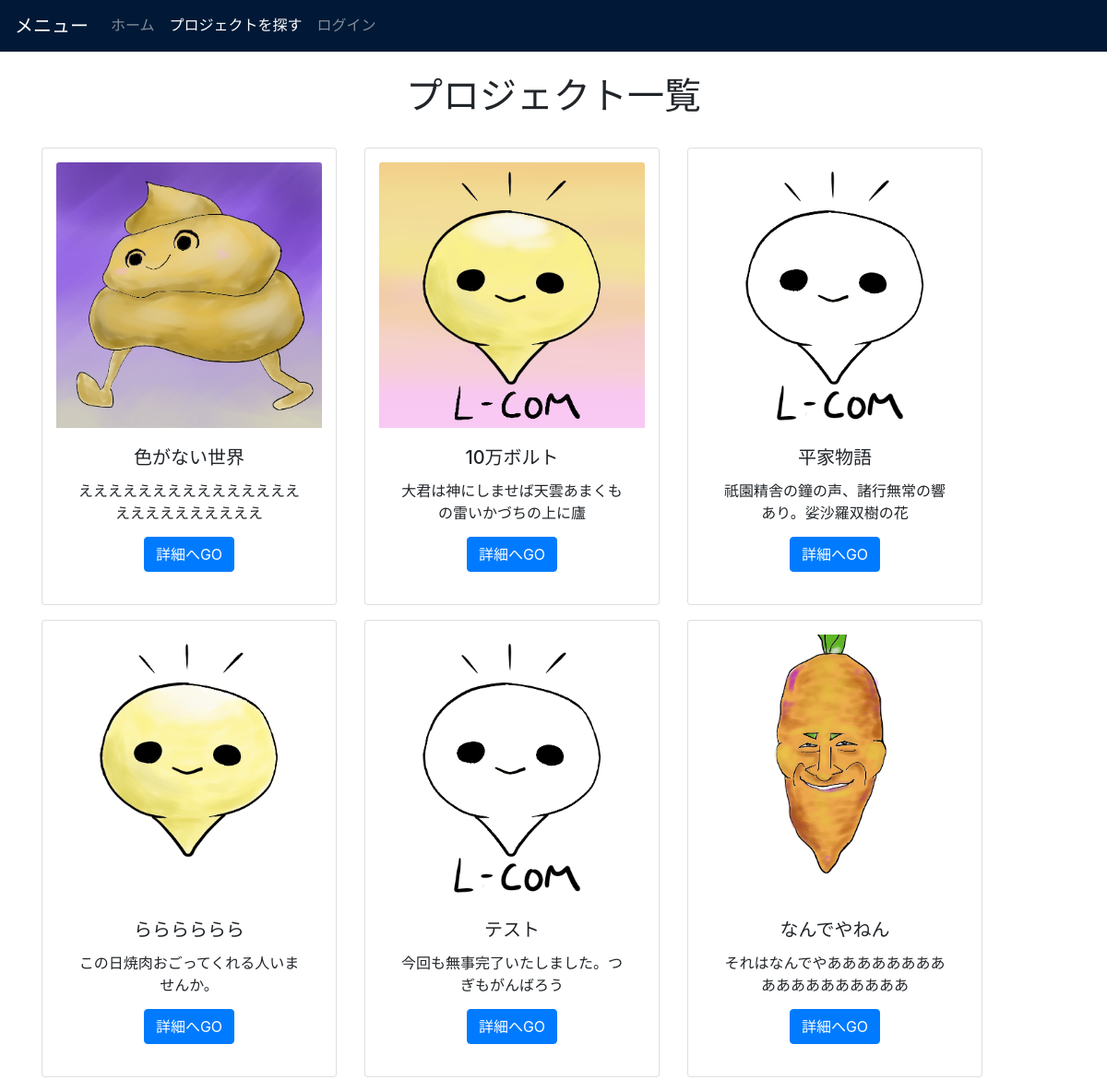
Page /lcom_web/project/joinproject.php on the earlier database version.
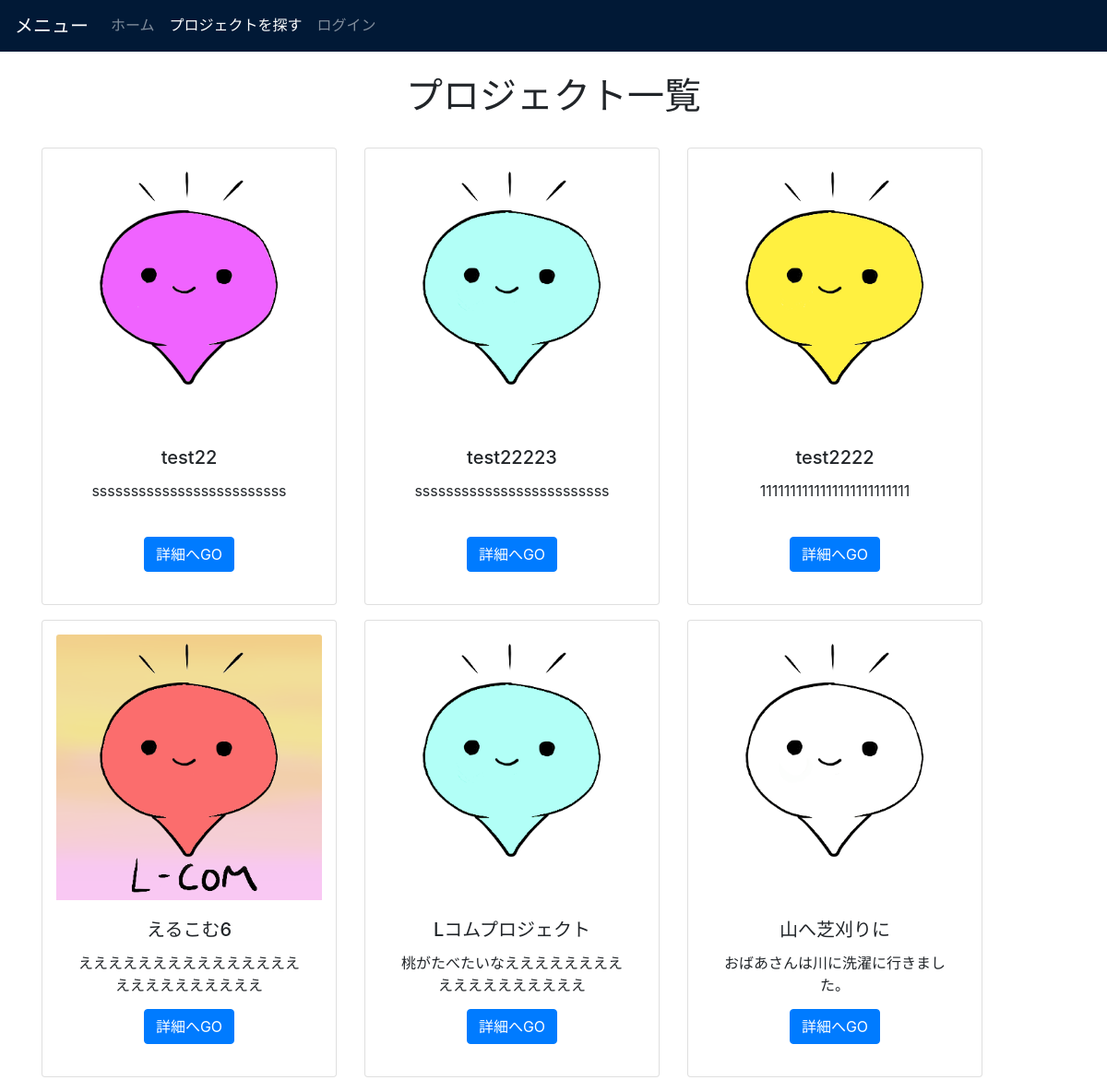
Same page on the later database version.
### tables this page shows
CREATE TABLE `projects` (
  `id` int(11) NOT NULL,
  `project_name` varchar(255) NOT NULL,
  `message` text NOT NULL,
  `member_id` int(11) NOT NULL,
  `place` varchar(255) NOT NULL,
  `project_picture` varchar(255) NOT NULL,
  `open_year` int(11) NOT NULL,
  `open_month` int(11) NOT NULL,
  `open_date` int(11) NOT NULL,
  `open_time` int(11) NOT NULL,
  `place_id` int(11) NOT NULL,
  `pv` int(11) NOT NULL,
  `created` datetime NOT NULL,
  `modified` timestamp NOT NULL DEFAULT current_timestamp() ON UPDATE current_timestamp()
);

### lcom_web/project/joinproject.php (the view, shortened to what this page needs)
<?php
require('../dbconnect.php');
if (isset($_SESSION['id']) && $_SESSION['time'] + 3600 > time()) {
    $_SESSION['time'] = time();
    $loginflag = true;
} else {
    $loginflag = false;
}
$counts = $db->query('SELECT COUNT(*) AS cnt FROM projects');
$cnt = $counts->fetch();
$maxPage = ceil($cnt['cnt'] / 12);
$page = min($page, $maxPage);
$start = ($page - 1) * 12;
$procards = $db->prepare('SELECT m.name, m.picture, p.* FROM members m, projects p WHERE m.id=p.member_id ORDER BY p.created DESC LIMIT 0, 6');
$procards->bindParam(1, $start, PDO::PARAM_INT);
$procards->execute();
?>
<!DOCTYPE html>
<html lang="ja">
<head>
    <link rel="stylesheet" href="https://stackpath.bootstrapcdn.com/bootstrap/4.3.1/css/bootstrap.min.css">
    <link rel="stylesheet" href="../style8.css">
</head>
<body>
    <nav class="navbar navbar-expand-lg navbar-dark">
        <a class="navbar-brand" href="#">メニュー</a>
        <div class="collapse navbar-collapse" id="navbarNavAltMarkup">
            <div class="navbar-nav">
                <a class="nav-item nav-link" href="../index.php">ホーム</a>
                <a class="nav-item nav-link active" href="#">プロジェクトを探す<span class="sr-only">(current)</span></a>
                <?php if (!$loginflag) : ?>
                    <a class="nav-item nav-link" href="../login/login.php">ログイン</a>
                <?php endif; ?>
            </div>
        </div>
    </nav>
    <div class="container">
        <br>
        <h1 style="text-align: center;">プロジェクト一覧</h1>
        <br>
        <div class="card-deck" style="text-align: center;">
            <?php foreach ($procards as $procard) : ?>
                <div class="card col-4 mb-3" style="padding: 15px; text-align: center;">
                    <img src="../image/project/<?php print(htmlspecialchars($procard['project_picture'], ENT_QUOTES)); ?>" class="card-img-top" alt="...">
                    <div class="card-body">
                        <h5 class="card-title"><?php print(htmlspecialchars($procard['project_name'], ENT_QUOTES)); ?></h5>
                        <p class="card-text"><?php print(mb_substr(htmlspecialchars($procard['message'], ENT_QUOTES), 0, 25)); ?></p>
                        <a href="content.php?id=<?php print(htmlspecialchars($procard['id'], ENT_QUOTES)); ?>" class="btn btn-primary">詳細へGO</a>
                    </div>
                </div>
            <?php endforeach; ?>
        </div>
    </div>
</body>
</html>

Differences in the rows shown:
removed projects: project_picture (picture), project_name "色がない世界", message "えええええええええええええええええええええええええ"
no longer on this page (row edited): projects: project_picture (picture), project_name "10万ボルト", message "大君は神にしませば天雲あまくもの雷いかづちの上に廬"
no longer on this page (row edited): projects: project_picture (picture), project_name "平家物語", message "祇園精舎の鐘の声、諸行無常の響あり。娑沙羅双樹の花"
no longer on this page (row edited): projects: project_picture (picture), project_name "らららららら", message "この日焼肉おごってくれる人いませんか。"
no longer on this page (row edited): projects: project_picture (picture), project_name "テスト", message "今回も無事完了いたしました。つぎもがんばろう"
removed projects: project_picture (picture), project_name "なんでやねん", message "それはなんでやああああああああああああああああああ"
added projects: project_picture (picture), project_name "test22", message "sssssssssssssssssssssssss"
added projects: project_picture (picture), project_name "test22223", message "sssssssssssssssssssssssss"
added projects: project_picture (picture), project_name "test2222", message "1111111111111111111111111"
added projects: project_picture (picture), project_name "えるこむ6", message "えええええええええええええええええええええええええ"
added projects: project_picture (picture), project_name "Lコムプロジェクト", message "桃がたべたいなええええええええええええええええええ"
added projects: project_picture (picture), project_name "山へ芝刈りに", message "おばあさんは川に洗濯に行きました。"
